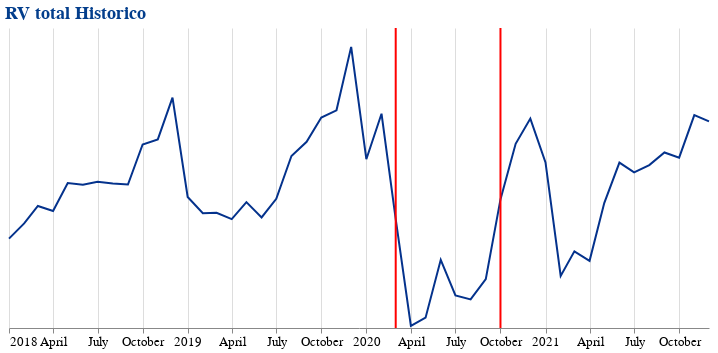

Here is the notebook cell this chart was saved with:
### Markdown cell above
* Como se ve, los periodos de marzo 2020 a octubre 2020 (inclusive) tienen valores muy bajos debido a la pandemia, por lo que para este analisis no lo tomaremos en cuenta, pues nos bajaria el promedio atipicamente

### Code cell
rv_agrup = bonos_venta.groupby(
                by = 'MES',
                as_index = False
            ).agg(
                rv_total = ('RV' , 'sum')
            )

principal = alt.Chart(
    rv_agrup
).mark_line(
    color = '#04328C'
).encode(
    x = alt.X(
        'MES:T',
        title = None),
    y = alt.Y(
        'rv_total:Q',
        title = None,
        axis = None)
)

linea_i = alt.Chart(
    pd.DataFrame({'MES': ['2020-03-01']})
).mark_rule(
    color = 'red',
    strokeWidth = 2
).encode(
    x = 'MES:T')

linea_f = alt.Chart(
    pd.DataFrame({'MES': ['2020-10-01']})
).mark_rule(
    color = 'red',
    strokeWidth = 2
).encode(
    x = 'MES:T')


(principal + linea_i + linea_f).properties(
    title = 'RV total Historico',
    width = 700,
    height = 300
).configure_view(
    strokeWidth = 0
 ).configure_axis(
    labelFontSize = 13,
    labelAngle = 0
 ).configure_title(
    fontSize = 18,
    font = 'courier',
    color = '#033E8C',
    anchor = 'start'
)

### Figure 1 — Vega-Lite specification as saved in the notebook (floating-point values rounded to 4 significant figures)
{"config": {"view": {"continuousWidth": 400, "continuousHeight": 300, "strokeWidth": 0}, "axis": {"labelAngle": 0, "labelFontSize": 13}, "title": {"anchor": "start", "color": "#033E8C", "font": "courier", "fontSize": 18}}, "layer": [{"data": {"name": "data-6350d7bdcced631ff564e31f58ce8878"}, "mark": {"type": "line", "color": "#04328C"}, "encoding": {"x": {"type": "temporal", "field": "MES", "title": null}, "y": {"type": "quantitative", "axis": null, "field": "rv_total", "title": null}}}, {"data": {"name": "data-a7519f2ee099df4527092d1d9dd3cba1"}, "mark": {"type": "rule", "color": "red", "strokeWidth": 2}, "encoding": {"x": {"type": "temporal", "field": "MES"}}}, {"data": {"name": "data-072f9adb3e788f2fbb7fce029bd47e98"}, "mark": {"type": "rule", "color": "red", "strokeWidth": 2}, "encoding": {"x": {"type": "temporal", "field": "MES"}}}], "height": 300, "title": "RV total Historico", "width": 700, "$schema": "https://vega.github.io/schema/vega-lite/v4.8.1.json", "datasets": {"data-6350d7bdcced631ff564e31f58ce8878": [{"MES": "2018-01-01T00:00:00", "rv_total": 3277000.0}, {"MES": "2018-02-01T00:00:00", "rv_total": 3836000.0}, {"MES": "2018-03-01T00:00:00", "rv_total": 4474000.0}, {"MES": "2018-04-01T00:00:00", "rv_total": 4289000.0}, {"MES": "2018-05-01T00:00:00", "rv_total": 5318000.0}, {"MES": "2018-06-01T00:00:00", "rv_total": 5252000.0}, {"MES": "2018-07-01T00:00:00", "rv_total": 5366000.0}, {"MES": "2018-08-01T00:00:00", "rv_total": 5300000.0}, {"MES": "2018-09-01T00:00:00", "rv_total": 5261000.0}, {"MES": "2018-10-01T00:00:00", "rv_total": 6727000.0}, {"MES": "2018-11-01T00:00:00", "rv_total": 6917000.0}, {"MES": "2018-12-01T00:00:00", "rv_total": 8446000.0}, {"MES": "2019-01-01T00:00:00", "rv_total": 4806000.0}, {"MES": "2019-02-01T00:00:00", "rv_total": 4210000.0}, {"MES": "2019-03-01T00:00:00", "rv_total": 4225000.0}, {"MES": "2019-04-01T00:00:00", "rv_total": 3991000.0}, {"MES": "2019-05-01T00:00:00", "rv_total": 4616000.0}, {"MES": "2019-06-01T00:00:00", "rv_total": 4056000.0}, {"MES": "2019-07-01T00:00:00", "rv_total": 4737000.0}, {"MES": "2019-08-01T00:00:00", "rv_total": 6305000.0}, {"MES": "2019-09-01T00:00:00", "rv_total": 6827000.0}, {"MES": "2019-10-01T00:00:00", "rv_total": 7716000.0}, {"MES": "2019-11-01T00:00:00", "rv_total": 7983000.0}, {"MES": "2019-12-01T00:00:00", "rv_total": 10310000.0}, {"MES": "2020-01-01T00:00:00", "rv_total": 6188000.0}, {"MES": "2020-02-01T00:00:00", "rv_total": 7858000.0}, {"MES": "2020-03-01T00:00:00", "rv_total": 3995000.0}, {"MES": "2020-04-01T00:00:00", "rv_total": 78240.0}, {"MES": "2020-05-01T00:00:00", "rv_total": 377800.0}, {"MES": "2020-06-01T00:00:00", "rv_total": 2499000.0}, {"MES": "2020-07-01T00:00:00", "rv_total": 1196000.0}, {"MES": "2020-08-01T00:00:00", "rv_total": 1049000.0}, {"MES": "2020-09-01T00:00:00", "rv_total": 1792000.0}, {"MES": "2020-10-01T00:00:00", "rv_total": 4716000.0}, {"MES": "2020-11-01T00:00:00", "rv_total": 6753000.0}, {"MES": "2020-12-01T00:00:00", "rv_total": 7680000.0}, {"MES": "2021-01-01T00:00:00", "rv_total": 6069000.0}, {"MES": "2021-02-01T00:00:00", "rv_total": 1911000.0}, {"MES": "2021-03-01T00:00:00", "rv_total": 2809000.0}, {"MES": "2021-04-01T00:00:00", "rv_total": 2462000.0}, {"MES": "2021-05-01T00:00:00", "rv_total": 4580000.0}, {"MES": "2021-06-01T00:00:00", "rv_total": 6063000.0}, {"MES": "2021-07-01T00:00:00", "rv_total": 5705000.0}, {"MES": "2021-08-01T00:00:00", "rv_total": 5974000.0}, {"MES": "2021-09-01T00:00:00", "rv_total": 6435000.0}, {"MES": "2021-10-01T00:00:00", "rv_total": 6244000.0}, {"MES": "2021-11-01T00:00:00", "rv_total": 7808000.0}, {"MES": "2021-12-01T00:00:00", "rv_total": 7578000.0}], "data-a7519f2ee099df4527092d1d9dd3cba1": [{"MES": "2020-03-01"}], "data-072f9adb3e788f2fbb7fce029bd47e98": [{"MES": "2020-10-01"}]}}
